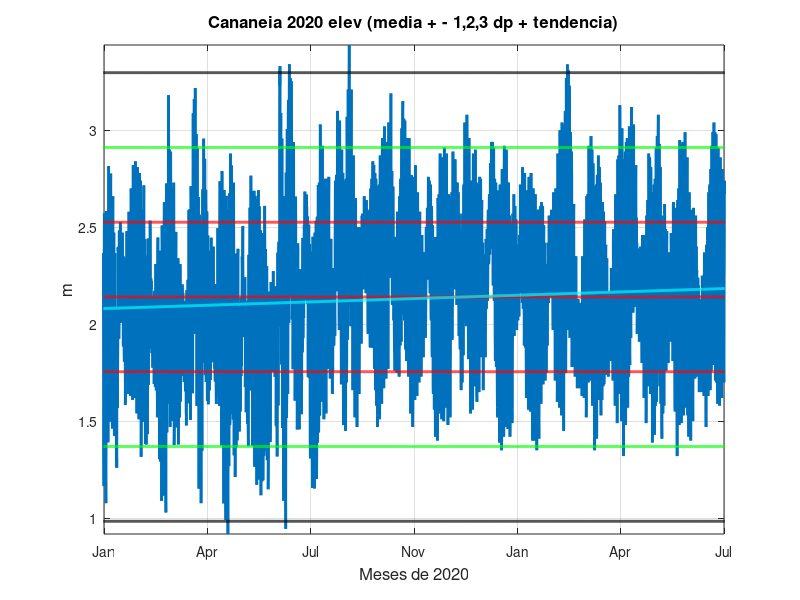
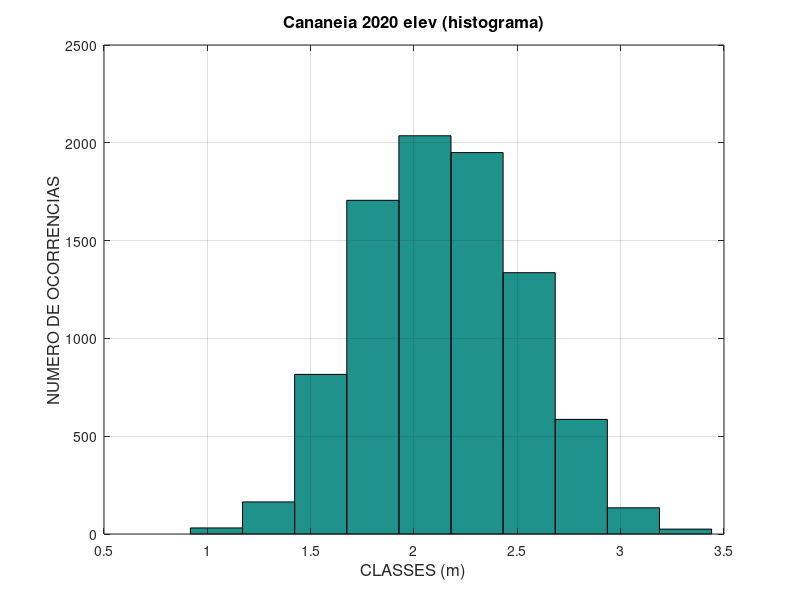
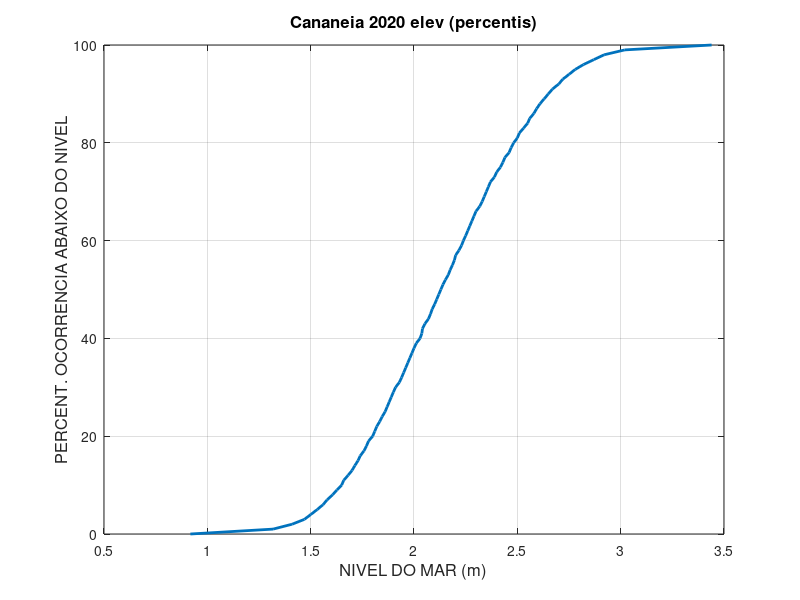
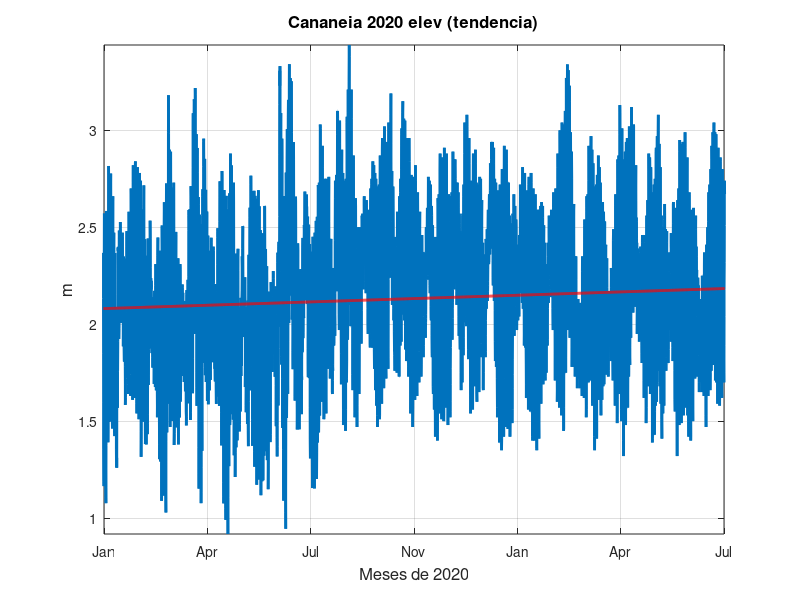

Write MATLAB code to recreate these figures, in order. (Note: this script raises an error after producing the figures.)
% LISTA DE EXERCICIOS 1 - ANALISE DE MARES OCEANICAS IOC 5801
% ADRIANO CAVERSAN - 1º SEMESTRE 2026
% Dados horarios de nivel do mar de 2020 em Cananeia (SP, Brasil)

clear all; close all; clc

%% ====================================================================
%% QUESTÕES 1-6: CANANÉIA 2020
%% ====================================================================

% Leitura dos dados de Cananeia
fprintf('\n>>> Leitura dos dados de Cananeia <<<\n')
load Cananeia_2020.dat
x = Cananeia_2020;
nudad = size(x,1);

% Extraindo dados: ano, mes, dia, hora, minuto, segundo, nivel do mar (m)
ano = x(:,1);
mes = x(:,2);
dia = x(:,3);
hora = x(:,4);
minuto = x(:,5);
segundo = x(:,6);
elev = x(:,7);

% QUESTÃO 1: Estatistica basica da serie de elevacao
estat(1,1) = mean(elev);
estat(2,1) = median(elev);
estat(3,1) = mode(elev);
estat(4,1) = std(elev);
estat(5,1) = min(elev);
estat(6,1) = max(elev);
estat(7,1) = kurtosis(elev);
estat(8,1) = skewness(elev);

fid=fopen('cananeia_2020_estat.dat','w');
fprintf(fid,'%10.4f\n',estat);
fclose(fid);

% Criando variavel temporal
dias = datenum(ano, mes, dia, hora, minuto, segundo);

% QUESTÃO 2: plotagem da serie temporal de elev
figure
plot(dias,elev,'LineWidth',2)
axis([min(dias) max(dias) -inf inf])
grid on
hold on
elmed(1:nudad)=mean(elev);
elinf(1:nudad)=mean(elev)-std(elev);
elsup(1:nudad)=mean(elev)+std(elev);
elinf2(1:nudad)=mean(elev)-2*std(elev);
elsup2(1:nudad)=mean(elev)+2*std(elev);
elinf3(1:nudad)=mean(elev)-3*std(elev);
elsup3(1:nudad)=mean(elev)+3*std(elev);
plot(dias,elmed,'r','LineWidth',2)
plot(dias,elinf,'r','LineWidth',2)
plot(dias,elsup,'r','LineWidth',2)
plot(dias,elinf2,'g','LineWidth',2)
plot(dias,elsup2,'g','LineWidth',2)
plot(dias,elinf3,'k','LineWidth',2)
plot(dias,elsup3,'k','LineWidth',2)

% ajuste linear e tendencia
polinom=polyfit(dias,elev,1);
tend=polinom(1);
elev_pol=polyval(polinom,dias);
plot(dias,elev_pol,'c','LineWidth',2)

title('Cananeia 2020 elev (media + - 1,2,3 dp + tendencia)','fontsize',12)
xlabel('Meses de 2020','fontsize',12)
ylabel('m','fontsize',12)
datetick('x','mmm','keepticks')
fprintf('Taxa de variacao: %.6f m/dia = %.4f m/ano\n', tend, tend*365.25)
print -dpng cananeia_2020_elev_dp

% QUESTÃO 3: histograma dos dados de elev
figure
[n_hist, x_hist] = hist(elev);
hist(elev)
grid on
title('Cananeia 2020 elev (histograma)','fontsize',12)
xlabel('CLASSES (m)','fontsize',12)
ylabel('NUMERO DE OCORRENCIAS','fontsize',12)
max_observacoes = max(n_hist);
fprintf('Maximo numero de observacoes nas classes: %d\n', max_observacoes)
print -dpng cananeia_2020_elev_hist

% QUESTÃO 4: Percentis dos dados de elev
percentuais=[0:1:100];
percentis=prctile(elev,percentuais);
figure
plot(percentis,percentuais,'LineWidth',2)
grid on
title('Cananeia 2020 elev (percentis)','fontsize',12)
xlabel('NIVEL DO MAR (m)','fontsize',12)
ylabel('PERCENT. OCORRENCIA ABAIXO DO NIVEL','fontsize',12)

% Valores numericos dos percentis especificos
p10 = prctile(elev,10);
p25 = prctile(elev,25);
p75 = prctile(elev,75);
p90 = prctile(elev,90);
fprintf('Percentil 10%%: %.4f m\n', p10)
fprintf('Percentil 25%%: %.4f m\n', p25)
fprintf('Percentil 75%%: %.4f m\n', p75)
fprintf('Percentil 90%%: %.4f m\n', p90)
print -dpng cananeia_2020_elev_perc

% ajuste linear dos dados de elev
polinom=polyfit(dias,elev,1);
tend=polinom(1);
elev_pol=polyval(polinom,dias);
figure
plot(dias,elev,'LineWidth',2)
hold
plot(dias,elev_pol,'r','LineWidth',2)
axis([min(dias) max(dias) -inf inf])
grid on
title('Cananeia 2020 elev (tendencia)','fontsize',12)
xlabel('Meses de 2020','fontsize',12)
ylabel('m','fontsize',12)
datetick('x','mmm','keepticks')
print -dpng cananeia_2020_elev_tend

% QUESTÃO 5: Transformada de Fourier da serie temporal de elev
n2=nudad/2;
n=1:n2;
Tn_horas=nudad./n;
Tn_dias=nudad./n/24;
Fn=1./Tn_dias;
altura_media=mean(elev);
elev=elev-altura_media;
fft_elev=fft(elev);
fft_elev2=fft_elev(2:n2+1);
a_fft_elev=abs(fft_elev2)/n2;

figure
plot(Tn_dias,a_fft_elev,'b-','LineWidth',2)
axis([0 2 0 max(a_fft_elev)*1.1])
grid on
title('Cananeia 2020 elev (Transf. Fourier)','fontsize',12)
xlabel('Periodos (em dias)','fontsize',12)
ylabel('Amplitude (em m)','fontsize',12)
print -dpng cananeia_2020_elev_fourier

% 5 maiores amplitudes
[a_sorted, indices] = sort(a_fft_elev, 'descend');
fprintf('5 MAIORES AMPLITUDES:\n')
for i=1:5
    idx = indices(i);
    fprintf('Amplitude: %.6f m - Periodo: %.2f dias - Freq.Angular: %.6f rad/dia\n', ...
            a_sorted(i), Tn_dias(idx), 2*pi*Fn(idx))
end

elev=elev+altura_media;

% QUESTÃO 6: Medias mensais e desvios padrao
nomes_meses = {'Jan','Feb','Mar','Abr','Mai','Jun','Jul','Ago','Set','Out','Nov','Dez'};
medias_mensais = zeros(1,12);
desvios_mensais = zeros(1,12);

% Calculo das medias e desvios mensais
for i=1:12
    dados_mes = elev(mes==i);
    medias_mensais(i) = mean(dados_mes);
    desvios_mensais(i) = std(dados_mes);
end

% Tabela de medias mensais
fprintf('\n===== MEDIAS MENSAIS E DESVIOS PADRAO =====\n')
fprintf('Mes      Media (m)   Desvio Padrao (m)\n')
fprintf('---------------------------------------\n')
for i=1:12
    fprintf('%s      %8.4f    %8.4f\n', nomes_meses{i}, medias_mensais(i), desvios_mensais(i))
end

% Plotagem das medias mensais
figure
errorbar(1:12, medias_mensais, desvios_mensais, 'o-', 'LineWidth', 2, 'MarkerSize', 8)
grid on
title('Cananeia 2020 - Medias Mensais com Desvio Padrao','fontsize',12)
xlabel('Meses','fontsize',12)
ylabel('Nivel do Mar (m)','fontsize',12)
set(gca,'XTick',1:12,'XTickLabel',nomes_meses)
axis([0.5 12.5 min(medias_mensais)-0.4 max(medias_mensais)+0.4])

% Identificacao dos extremos
[max_media, mes_max_media] = max(medias_mensais);
[min_media, mes_min_media] = min(medias_mensais);
[max_desvio, mes_max_desvio] = max(desvios_mensais);

fprintf('\nRESULTADOS:\n')
fprintf('Maior media mensal: %.4f m em %s\n', max_media, nomes_meses{mes_max_media})
fprintf('Menor media mensal: %.4f m em %s\n', min_media, nomes_meses{mes_min_media})
fprintf('Maior variabilidade: %.4f m em %s\n', max_desvio, nomes_meses{mes_max_desvio})
print -dpng cananeia_2020_medias_mensais

%% ====================================================================
%% QUESTÕES 7-12: UBATUBA 2020
%% ====================================================================

% Leitura dos dados de Ubatuba
load Ubatuba_2020.dat
x_ub = Ubatuba_2020;
nudad_ub = size(x_ub,1);

% Extraindo dados: ano, mes, dia, hora, minuto, segundo, nivel do mar (m)
ano_ub = x_ub(:,1);
mes_ub = x_ub(:,2);
dia_ub = x_ub(:,3);
hora_ub = x_ub(:,4);
minuto_ub = x_ub(:,5);
segundo_ub = x_ub(:,6);
elev_ub = x_ub(:,7);

% QUESTÃO 7: Estatistica basica da serie de elevacao
estat_ub(1,1) = mean(elev_ub);
estat_ub(2,1) = median(elev_ub);
estat_ub(3,1) = mode(elev_ub);
estat_ub(4,1) = std(elev_ub);
estat_ub(5,1) = min(elev_ub);
estat_ub(6,1) = max(elev_ub);
estat_ub(7,1) = kurtosis(elev_ub);
estat_ub(8,1) = skewness(elev_ub);

fid=fopen('ubatuba_2020_estat.dat','w');
fprintf(fid,'%10.4f\n',estat_ub);
fclose(fid);

% Criando variavel temporal
dias_ub = datenum(ano_ub, mes_ub, dia_ub, hora_ub, minuto_ub, segundo_ub);

% QUESTÃO 8: plotagem da serie temporal de elev
figure
plot(dias_ub,elev_ub,'LineWidth',2)
axis([min(dias_ub) max(dias_ub) -inf inf])
grid on
hold on
elmed_ub(1:nudad_ub)=mean(elev_ub);
elinf_ub(1:nudad_ub)=mean(elev_ub)-std(elev_ub);
elsup_ub(1:nudad_ub)=mean(elev_ub)+std(elev_ub);
elinf2_ub(1:nudad_ub)=mean(elev_ub)-2*std(elev_ub);
elsup2_ub(1:nudad_ub)=mean(elev_ub)+2*std(elev_ub);
elinf3_ub(1:nudad_ub)=mean(elev_ub)-3*std(elev_ub);
elsup3_ub(1:nudad_ub)=mean(elev_ub)+3*std(elev_ub);
plot(dias_ub,elmed_ub,'r','LineWidth',2)
plot(dias_ub,elinf_ub,'r','LineWidth',2)
plot(dias_ub,elsup_ub,'r','LineWidth',2)
plot(dias_ub,elinf2_ub,'g','LineWidth',2)
plot(dias_ub,elsup2_ub,'g','LineWidth',2)
plot(dias_ub,elinf3_ub,'k','LineWidth',2)
plot(dias_ub,elsup3_ub,'k','LineWidth',2)

% ajuste linear e tendencia
polinom_ub=polyfit(dias_ub,elev_ub,1);
tend_ub=polinom_ub(1);
elev_pol_ub=polyval(polinom_ub,dias_ub);
plot(dias_ub,elev_pol_ub,'c','LineWidth',2)

title('Ubatuba 2020 elev (media + - 1,2,3 dp + tendencia)','fontsize',12)
xlabel('Meses de 2020','fontsize',12)
ylabel('m','fontsize',12)
datetick('x','mmm','keepticks')
fprintf('Taxa de variacao: %.6f m/dia = %.4f m/ano\n', tend_ub, tend_ub*365.25)
print -dpng ubatuba_2020_elev_dp

% QUESTÃO 9: histograma dos dados de elev
figure
[n_hist_ub, x_hist_ub] = hist(elev_ub);
hist(elev_ub)
grid on
title('Ubatuba 2020 elev (histograma)','fontsize',12)
xlabel('CLASSES (m)','fontsize',12)
ylabel('NUMERO DE OCORRENCIAS','fontsize',12)
max_observacoes_ub = max(n_hist_ub);
fprintf('Maximo numero de observacoes nas classes: %d\n', max_observacoes_ub)
print -dpng ubatuba_2020_elev_hist

% QUESTÃO 10: Percentis dos dados de elev  
percentuais_ub=[0:1:100];
percentis_ub=prctile(elev_ub,percentuais_ub);
figure
plot(percentis_ub,percentuais_ub,'LineWidth',2)
grid on
title('Ubatuba 2020 elev (percentis)','fontsize',12)
xlabel('NIVEL DO MAR (m)','fontsize',12)
ylabel('PERCENT. OCORRENCIA ABAIXO DO NIVEL','fontsize',12)

% Valores numericos dos percentis especificos
p10_ub = prctile(elev_ub,10);
p25_ub = prctile(elev_ub,25);
p75_ub = prctile(elev_ub,75);
p90_ub = prctile(elev_ub,90);
fprintf('Percentil 10%%: %.4f m\n', p10_ub)
fprintf('Percentil 25%%: %.4f m\n', p25_ub)
fprintf('Percentil 75%%: %.4f m\n', p75_ub)
fprintf('Percentil 90%%: %.4f m\n', p90_ub)
print -dpng ubatuba_2020_elev_perc

% ajuste linear dos dados de elev
polinom_ub=polyfit(dias_ub,elev_ub,1);
tend_ub=polinom_ub(1);
elev_pol_ub=polyval(polinom_ub,dias_ub);
figure
plot(dias_ub,elev_ub,'LineWidth',2)
hold
plot(dias_ub,elev_pol_ub,'r','LineWidth',2)
axis([min(dias_ub) max(dias_ub) -inf inf])
grid on
title('Ubatuba 2020 elev (tendencia)','fontsize',12)
xlabel('Meses de 2020','fontsize',12)
ylabel('m','fontsize',12)
datetick('x','mmm','keepticks')
print -dpng ubatuba_2020_elev_tend

% QUESTÃO 11: Transformada de Fourier da serie temporal de elev
n2_ub=nudad_ub/2;
n_ub=1:n2_ub;
Tn_horas_ub=nudad_ub./n_ub;
Tn_dias_ub=nudad_ub./n_ub/24;
Fn_ub=1./Tn_dias_ub;
altura_media_ub=mean(elev_ub);
elev_ub=elev_ub-altura_media_ub;
fft_elev_ub=fft(elev_ub);
fft_elev2_ub=fft_elev_ub(2:n2_ub+1);
a_fft_elev_ub=abs(fft_elev2_ub)/n2_ub;

figure
plot(Tn_dias_ub,a_fft_elev_ub,'b-','LineWidth',2)
axis([0 2 0 max(a_fft_elev_ub)*1.1])
grid on
title('Ubatuba 2020 elev (Transf. Fourier)','fontsize',12)
xlabel('Periodos (em dias)','fontsize',12)
ylabel('Amplitude (em m)','fontsize',12)
print -dpng ubatuba_2020_elev_fourier

% 5 maiores amplitudes
[a_sorted_ub, indices_ub] = sort(a_fft_elev_ub, 'descend');
fprintf('5 MAIORES AMPLITUDES:\n')
for i=1:5
    idx_ub = indices_ub(i);
    fprintf('Amplitude: %.6f m - Periodo: %.2f dias - Freq.Angular: %.6f rad/dia\n', ...
            a_sorted_ub(i), Tn_dias_ub(idx_ub), 2*pi*Fn_ub(idx_ub))
end

elev_ub=elev_ub+altura_media_ub;

% QUESTÃO 12: Medias mensais e desvios padrao
medias_mensais_ub = zeros(1,12);
desvios_mensais_ub = zeros(1,12);

% Calculo das medias e desvios mensais
for i=1:12
    dados_mes_ub = elev_ub(mes_ub==i);
    medias_mensais_ub(i) = mean(dados_mes_ub);
    desvios_mensais_ub(i) = std(dados_mes_ub);
end

% Tabela de medias mensais
fprintf('\n===== MEDIAS MENSAIS E DESVIOS PADRAO - UBATUBA =====\n')
fprintf('Mes      Media (m)   Desvio Padrao (m)\n')
fprintf('---------------------------------------\n')
for i=1:12
    fprintf('%s      %8.4f    %8.4f\n', nomes_meses{i}, medias_mensais_ub(i), desvios_mensais_ub(i))
end

% Plotagem das medias mensais
figure
errorbar(1:12, medias_mensais_ub, desvios_mensais_ub, 'o-', 'LineWidth', 2, 'MarkerSize', 8)
grid on
title('Ubatuba 2020 - Medias Mensais com Desvio Padrao','fontsize',12)
xlabel('Meses','fontsize',12)
ylabel('Nivel do Mar (m)','fontsize',12)
set(gca,'XTick',1:12,'XTickLabel',nomes_meses)
axis([0.5 12.5 min(medias_mensais_ub)-0.4 max(medias_mensais_ub)+0.4])

% Identificacao dos extremos
[max_media_ub, mes_max_media_ub] = max(medias_mensais_ub);
[min_media_ub, mes_min_media_ub] = min(medias_mensais_ub);
[max_desvio_ub, mes_max_desvio_ub] = max(desvios_mensais_ub);

fprintf('\nRESULTADOS - UBATUBA:\n')
fprintf('Maior media mensal: %.4f m em %s\n', max_media_ub, nomes_meses{mes_max_media_ub})
fprintf('Menor media mensal: %.4f m em %s\n', min_media_ub, nomes_meses{mes_min_media_ub})
fprintf('Maior variabilidade: %.4f m em %s\n', max_desvio_ub, nomes_meses{mes_max_desvio_ub})
print -dpng ubatuba_2020_medias_mensais

%% ====================================================================
%% QUESTÕES 13-15: ANÁLISE COMPARATIVA ENTRE CANANÉIA E UBATUBA
%% ====================================================================

% QUESTÃO 13: Graficos comparativos mensais de todas as estatisticas

% Calcular estatisticas mensais adicionais para Cananeia
medianas_mensais = zeros(1,12);
modas_mensais = zeros(1,12);
minimos_mensais = zeros(1,12);
maximos_mensais = zeros(1,12);
curtoses_mensais = zeros(1,12);
assimetrias_mensais = zeros(1,12);

% Calcular estatisticas mensais adicionais para Ubatuba
medianas_mensais_ub = zeros(1,12);
modas_mensais_ub = zeros(1,12);
minimos_mensais_ub = zeros(1,12);
maximos_mensais_ub = zeros(1,12);
curtoses_mensais_ub = zeros(1,12);
assimetrias_mensais_ub = zeros(1,12);

% Loop pelos meses para calcular todas as estatisticas
for i = 1:12
    % Dados de Cananeia
    dados_mes = elev(mes == i);
    medianas_mensais(i) = median(dados_mes);
    modas_mensais(i) = mode(dados_mes);
    minimos_mensais(i) = min(dados_mes);
    maximos_mensais(i) = max(dados_mes);
    curtoses_mensais(i) = kurtosis(dados_mes);
    assimetrias_mensais(i) = skewness(dados_mes);
    
    % Dados de Ubatuba
    dados_mes_ub = elev_ub(mes_ub == i);
    medianas_mensais_ub(i) = median(dados_mes_ub);
    modas_mensais_ub(i) = mode(dados_mes_ub);
    minimos_mensais_ub(i) = min(dados_mes_ub);
    maximos_mensais_ub(i) = max(dados_mes_ub);
    curtoses_mensais_ub(i) = kurtosis(dados_mes_ub);
    assimetrias_mensais_ub(i) = skewness(dados_mes_ub);
end

% Grafico 1: MEDIAS mensais
figure
x = 1:12;
plot(x, medias_mensais, 'o-', x, medias_mensais_ub, 's-', 'LineWidth', 2, 'MarkerSize', 8)
grid on
legend('Cananeia', 'Ubatuba', 'Location', 'best')
title('Q13-1: Medias Mensais - Cananeia vs Ubatuba','fontsize',12)
xlabel('Meses','fontsize',12)
ylabel('Media (m)','fontsize',12)
set(gca,'XTick',1:12,'XTickLabel',{'Jan','Fev','Mar','Abr','Mai','Jun','Jul','Ago','Set','Out','Nov','Dez'})
print -dpng q13_1_medias_mensais

% Grafico 2: DESVIOS PADRAO mensais
figure
plot(x, desvios_mensais, 'o-', x, desvios_mensais_ub, 's-', 'LineWidth', 2, 'MarkerSize', 8)
grid on
legend('Cananeia', 'Ubatuba', 'Location', 'best')
title('Q13-2: Desvios Padrao Mensais - Cananeia vs Ubatuba','fontsize',12)
xlabel('Meses','fontsize',12)
ylabel('Desvio Padrao (m)','fontsize',12)
set(gca,'XTick',1:12,'XTickLabel',{'Jan','Fev','Mar','Abr','Mai','Jun','Jul','Ago','Set','Out','Nov','Dez'})
print -dpng q13_2_desvios_mensais

% Grafico 3: MEDIANAS mensais
figure
plot(x, medianas_mensais, 'o-', x, medianas_mensais_ub, 's-', 'LineWidth', 2, 'MarkerSize', 8)
grid on
legend('Cananeia', 'Ubatuba', 'Location', 'best')
title('Q13-3: Medianas Mensais - Cananeia vs Ubatuba','fontsize',12)
xlabel('Meses','fontsize',12)
ylabel('Mediana (m)','fontsize',12)
set(gca,'XTick',1:12,'XTickLabel',{'Jan','Fev','Mar','Abr','Mai','Jun','Jul','Ago','Set','Out','Nov','Dez'})
print -dpng q13_3_medianas_mensais

% Grafico 4: MODAS mensais
figure
plot(x, modas_mensais, 'o-', x, modas_mensais_ub, 's-', 'LineWidth', 2, 'MarkerSize', 8)
grid on
legend('Cananeia', 'Ubatuba', 'Location', 'best')
title('Q13-4: Modas Mensais - Cananeia vs Ubatuba','fontsize',12)
xlabel('Meses','fontsize',12)
ylabel('Moda (m)','fontsize',12)
set(gca,'XTick',1:12,'XTickLabel',{'Jan','Fev','Mar','Abr','Mai','Jun','Jul','Ago','Set','Out','Nov','Dez'})
print -dpng q13_4_modas_mensais

% Grafico 5: MINIMOS mensais
figure
plot(x, minimos_mensais, 'o-', x, minimos_mensais_ub, 's-', 'LineWidth', 2, 'MarkerSize', 8)
grid on
legend('Cananeia', 'Ubatuba', 'Location', 'best')
title('Q13-5: Minimos Mensais - Cananeia vs Ubatuba','fontsize',12)
xlabel('Meses','fontsize',12)
ylabel('Minimo (m)','fontsize',12)
set(gca,'XTick',1:12,'XTickLabel',{'Jan','Fev','Mar','Abr','Mai','Jun','Jul','Ago','Set','Out','Nov','Dez'})
print -dpng q13_5_minimos_mensais

% Grafico 6: MAXIMOS mensais
figure
plot(x, maximos_mensais, 'o-', x, maximos_mensais_ub, 's-', 'LineWidth', 2, 'MarkerSize', 8)
grid on
legend('Cananeia', 'Ubatuba', 'Location', 'best')
title('Q13-6: Maximos Mensais - Cananeia vs Ubatuba','fontsize',12)
xlabel('Meses','fontsize',12)
ylabel('Maximo (m)','fontsize',12)
set(gca,'XTick',1:12,'XTickLabel',{'Jan','Fev','Mar','Abr','Mai','Jun','Jul','Ago','Set','Out','Nov','Dez'})
print -dpng q13_6_maximos_mensais

% Grafico 7: CURTOSES mensais
figure
plot(x, curtoses_mensais, 'o-', x, curtoses_mensais_ub, 's-', 'LineWidth', 2, 'MarkerSize', 8)
grid on
legend('Cananeia', 'Ubatuba', 'Location', 'best')
title('Q13-7: Curtoses Mensais - Cananeia vs Ubatuba','fontsize',12)
xlabel('Meses','fontsize',12)
ylabel('Curtose','fontsize',12)
set(gca,'XTick',1:12,'XTickLabel',{'Jan','Fev','Mar','Abr','Mai','Jun','Jul','Ago','Set','Out','Nov','Dez'})
print -dpng q13_7_curtoses_mensais

% Grafico 8: ASSIMETRIAS mensais
figure
plot(x, assimetrias_mensais, 'o-', x, assimetrias_mensais_ub, 's-', 'LineWidth', 2, 'MarkerSize', 8)
grid on
legend('Cananeia', 'Ubatuba', 'Location', 'best')
title('Q13-8: Assimetrias Mensais - Cananeia vs Ubatuba','fontsize',12)
xlabel('Meses','fontsize',12)
ylabel('Assimetria','fontsize',12)
set(gca,'XTick',1:12,'XTickLabel',{'Jan','Fev','Mar','Abr','Mai','Jun','Jul','Ago','Set','Out','Nov','Dez'})
print -dpng q13_8_assimetrias_mensais


% QUESTÃO 14: Diagramas de espalhamento e parametros estatisticos comparativos

% Diagrama de espalhamento
figure
% Usando dados mensais para melhor visualizacao (12 pontos)
scatter(medias_mensais, medias_mensais_ub, 100, 'filled', 'MarkerFaceColor', [0.2 0.6 0.8])
hold on

% Linha de regressao
P = polyfit(medias_mensais, medias_mensais_ub, 1);
x_fit = [min(medias_mensais) max(medias_mensais)];
y_fit = polyval(P, x_fit);
plot(x_fit, y_fit, 'r-', 'LineWidth', 3)

% Linha 1:1 (correlacao perfeita)
plot(x_fit, x_fit, 'b--', 'LineWidth', 2)
grid on

% Calculos dos parametros estatisticos com dados mensais
r_mensal = corrcoef(medias_mensais, medias_mensais_ub);
coef_correlacao = r_mensal(1,2);
R2 = coef_correlacao^2;
MAE = mean(abs(medias_mensais_ub - medias_mensais));
MARE = (MAE / mean(medias_mensais)) * 100;

% Indice de concordancia (Willmott) para dados mensais
numerador = sum((medias_mensais_ub - medias_mensais).^2);
denominador = sum((abs(medias_mensais_ub - mean(medias_mensais)) + abs(medias_mensais - mean(medias_mensais))).^2);
indice_concordancia = 1 - (numerador / denominador);

% Adicionando parametros estatisticos no grafico
xlabel('Cananeia - Medias Mensais (m)', 'fontsize', 12)
ylabel('Ubatuba - Medias Mensais (m)', 'fontsize', 12)
title('Q14: Correlacao Mensal - Cananeia vs Ubatuba', 'fontsize', 14)
legend('Medias Mensais', 'Regressao Linear', 'Linha 1:1', 'Location', 'northwest')

% Texto com parametros estatisticos no grafico
x_pos = min(medias_mensais) + 0.1*(max(medias_mensais) - min(medias_mensais));
y_pos = max(medias_mensais_ub) - 0.05*(max(medias_mensais_ub) - min(medias_mensais_ub));
text(x_pos, y_pos, sprintf('R² = %.4f', R2), 'FontSize', 12, 'FontWeight', 'bold', 'BackgroundColor', 'white')
text(x_pos, y_pos-0.08, sprintf('r = %.4f', coef_correlacao), 'FontSize', 12, 'FontWeight', 'bold', 'BackgroundColor', 'white')
text(x_pos, y_pos-0.16, sprintf('MAE = %.4f m', MAE), 'FontSize', 12, 'FontWeight', 'bold', 'BackgroundColor', 'white')
text(x_pos, y_pos-0.24, sprintf('MARE = %.2f%%', MARE), 'FontSize', 12, 'FontWeight', 'bold', 'BackgroundColor', 'white')
text(x_pos, y_pos-0.32, sprintf('d = %.4f', indice_concordancia), 'FontSize', 12, 'FontWeight', 'bold', 'BackgroundColor', 'white')

print -dpng q14_correlacao_mensal


% Grafico adicional: Parametros estatisticos em barras
figure
parametros = [R2, abs(coef_correlacao), MAE*10, MARE/10, indice_concordancia];
nomes_param = {'R²', '|r|', 'MAE×10', 'MARE÷10', 'd'};
bar(parametros, 'FaceColor', [0.3 0.7 0.4])
grid on
title('Q14: Parametros Estatisticos Comparativos', 'fontsize', 14)
xlabel('Parametros', 'fontsize', 12)
ylabel('Valores Normalizados', 'fontsize', 12)
set(gca, 'XTickLabel', nomes_param)

% Valores reais sobre as barras
for i = 1:length(parametros)
    if i == 3
        text(i, parametros(i)+0.02, sprintf('%.4f', MAE), 'HorizontalAlignment', 'center', 'FontWeight', 'bold')
    elseif i == 4
        text(i, parametros(i)+0.02, sprintf('%.1f%%', MARE), 'HorizontalAlignment', 'center', 'FontWeight', 'bold')
    else
        text(i, parametros(i)+0.02, sprintf('%.4f', parametros(i)), 'HorizontalAlignment', 'center', 'FontWeight', 'bold')
    end
end

print -dpng q14_parametros_estatisticos


% QUESTÃO 15: Correlacoes cruzadas com defasagens

% Limitando a defasagem maxima para melhor visualizacao (±48 horas = ±2 dias)
max_lag = 48;

% Calculando correlacao cruzada
[correlacao_cruzada, defasagens] = xcorr(elev, elev_ub, max_lag, 'coeff');

% Encontrando a maxima correlacao e sua defasagem
[max_correlacao, idx_max] = max(abs(correlacao_cruzada));
defasagem_max = defasagens(idx_max);
correlacao_maxima = correlacao_cruzada(idx_max);

% Plotando o grafico de correlacao cruzada
figure
plot(defasagens, correlacao_cruzada, 'b-', 'LineWidth', 2)
hold on
% Destacando o ponto de maxima correlacao
plot(defasagem_max, correlacao_maxima, 'ro', 'MarkerSize', 10, 'MarkerFaceColor', 'r')
grid on
xlabel('Defasagem (horas)', 'fontsize', 12)
ylabel('Coeficiente de Correlacao', 'fontsize', 12)
title('Q15: Correlacao Cruzada - Cananeia vs Ubatuba', 'fontsize', 14)

% Adicionando linha de referencia zero
plot([min(defasagens) max(defasagens)], [0 0], 'k--', 'LineWidth', 1)

% Texto com informacoes da maxima correlacao
y_pos = max(correlacao_cruzada) - 0.1*(max(correlacao_cruzada) - min(correlacao_cruzada));
text(0.6*max(defasagens), y_pos, sprintf('Máxima Correlação: %.4f', correlacao_maxima), ...
     'FontSize', 12, 'FontWeight', 'bold', 'BackgroundColor', 'yellow')
text(0.6*max(defasagens), y_pos-0.08, sprintf('Defasagem: %d horas', defasagem_max), ...
     'FontSize', 12, 'FontWeight', 'bold', 'BackgroundColor', 'yellow')

% Interpretacao da defasagem
if defasagem_max > 0
    interpretacao = 'Ubatuba atrasa em relacao a Cananeia';
elseif defasagem_max < 0
    interpretacao = 'Cananeia atrasa em relacao a Ubatuba';
else
    interpretacao = 'Series em fase (sem defasagem)';
end
text(0.6*max(defasagens), y_pos-0.16, interpretacao, ...
     'FontSize', 10, 'FontWeight', 'bold', 'BackgroundColor', 'cyan')

print -dpng q15_correlacao_cruzada


fprintf('\n===== QUESTAO 15 CONCLUIDA =====\n')
fprintf('Maxima correlacao: %.4f\n', correlacao_maxima)
fprintf('Defasagem: %d horas\n', defasagem_max)
fprintf('Interpretacao: %s\n', interpretacao)
